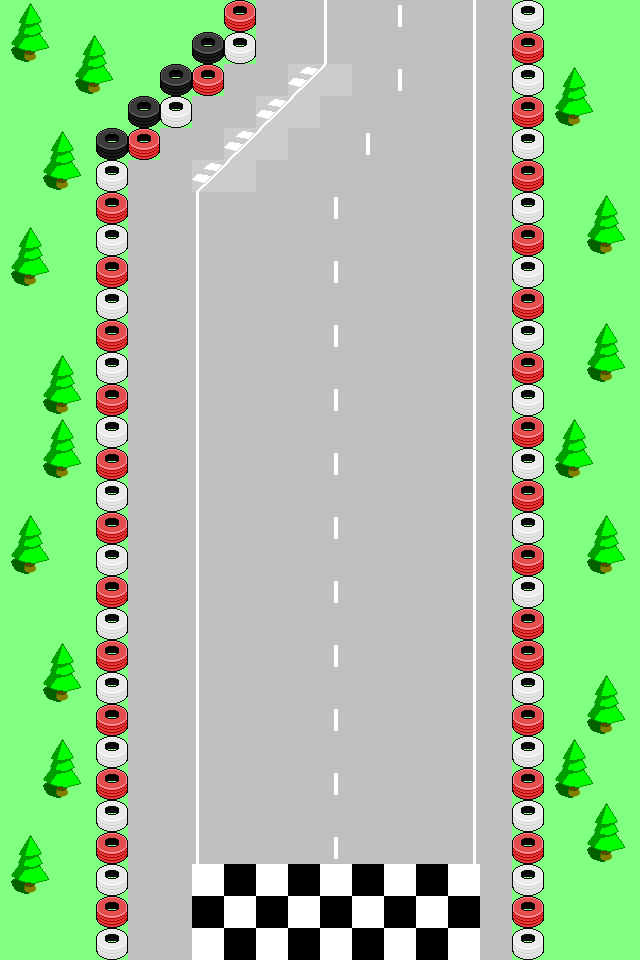

A level layout from a 2D game, rendered from its tile map. Below: a short description, then the map file with its tile-grid data intact:
An orthogonal 20x30 tile map with 32x32 px tiles, 1 tile layer (Capa de Patrones 1).

<map version="1.0" orientation="orthogonal" width="20" height="30" tilewidth="32" tileheight="32">
 <tileset firstgid="1" name="tiles" tilewidth="32" tileheight="32">
  <image source="tiles.png" width="192" height="128" />
 </tileset>
 <layer name="Capa de Patrones 1" width="20" height="30">
  <data encoding="csv">
8,9,7,7,7,7,7,19,12,12,14,12,13,12,15,12,18,7,7,7,
10,11,8,9,7,7,6,18,12,12,14,12,12,12,15,12,19,7,7,7,
7,7,10,11,7,6,19,12,12,17,16,12,13,12,15,12,18,8,9,7,
7,7,7,7,6,18,12,12,17,16,12,12,12,12,15,12,19,10,11,7,
7,8,9,6,19,12,12,17,16,12,12,13,12,12,15,12,18,7,7,7,
7,10,11,18,12,12,17,16,12,12,12,12,12,12,15,12,19,7,7,7,
7,7,7,19,12,12,14,12,12,12,13,12,12,12,15,12,18,7,8,9,
8,9,7,18,12,12,14,12,12,12,12,12,12,12,15,12,19,7,10,11,
10,11,7,19,12,12,14,12,12,12,13,12,12,12,15,12,18,7,7,7,
7,7,7,18,12,12,14,12,12,12,12,12,12,12,15,12,19,7,7,7,
7,7,7,19,12,12,14,12,12,12,13,12,12,12,15,12,18,7,8,9,
7,8,9,18,12,12,14,12,12,12,12,12,12,12,15,12,19,7,10,11,
7,10,11,19,12,12,14,12,12,12,13,12,12,12,15,12,18,7,7,7,
7,8,9,18,12,12,14,12,12,12,12,12,12,12,15,12,19,8,9,7,
7,10,11,19,12,12,14,12,12,12,13,12,12,12,15,12,18,10,11,7,
7,7,7,18,12,12,14,12,12,12,12,12,12,12,15,12,19,7,7,7,
8,9,7,19,12,12,14,12,12,12,13,12,12,12,15,12,18,7,8,9,
10,11,7,18,12,12,14,12,12,12,12,12,12,12,15,12,19,7,10,11,
7,7,7,19,12,12,14,12,12,12,13,12,12,12,15,12,18,7,7,7,
7,7,7,18,12,12,14,12,12,12,12,12,12,12,15,12,19,7,7,7,
7,8,9,19,12,12,14,12,12,12,13,12,12,12,15,12,19,7,7,7,
7,10,11,18,12,12,14,12,12,12,12,12,12,12,15,12,18,7,8,9,
7,7,7,19,12,12,14,12,12,12,13,12,12,12,15,12,19,7,10,11,
7,8,9,18,12,12,14,12,12,12,12,12,12,12,15,12,18,8,9,7,
7,10,11,19,12,12,14,12,12,12,13,12,12,12,15,12,19,10,11,7,
7,7,7,18,12,12,14,12,12,12,12,12,12,12,15,12,18,7,8,9,
8,9,7,19,12,12,14,12,12,12,13,12,12,12,15,12,19,7,10,11,
10,11,7,18,12,12,20,21,20,21,20,21,20,21,20,12,18,7,7,7,
7,7,7,19,12,12,21,20,21,20,21,20,21,20,21,12,19,7,7,7,
7,7,7,18,12,12,20,21,20,21,20,21,20,21,20,12,18,7,7,7
</data>
 </layer>
</map>